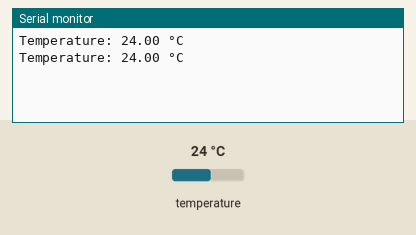
Simulated run of this sketch. Board: Arduino Uno, built with avr-gcc and run on an emulated ATmega328P. Shown: the last lines printed to the serial monitor. The test bench sets the inputs (shaded band); at power-on: temperature 24 °C.

Above: at 3.3 s.
3.4 s: temperature set to 12 °C
At 5.1 s:
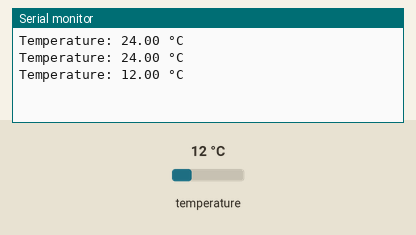
5.9 s: temperature set to 19 °C
At 7.5 s:
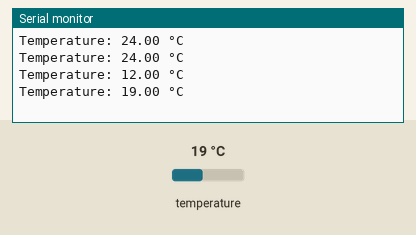
Timing chart, 0 to 9.0 s (numbered marks = the images above; inputs shaded):
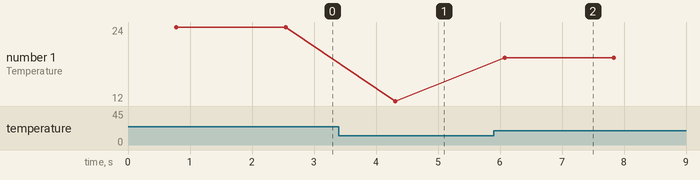

Measured:
- after the input at 3.4 s, the serial monitor: prints a new line after 0.91 s (image 1)
- after the input at 5.9 s, the serial monitor: prints a new line after 0.17 s (image 2)
- plotted number 1: 24 → 12 after the input at 3.4 s, 12 → 19 after the input at 5.9 s

The sketch:

iot_practical10.ino
```cpp
/*

10. Write a program read the temperature sensor and send the values to the serial
monitor on the computer

*/

#include <OneWire.h>
#include <DallasTemperature.h>

// Data wire is connected to pin 2 on the Arduino
#define ONE_WIRE_BUS 2

// Setup a oneWire instance to communicate with any OneWire devices
OneWire oneWire(ONE_WIRE_BUS);

// Pass our oneWire reference to Dallas Temperature sensor
DallasTemperature sensors(&oneWire);

void setup() {
  // Start serial communication at 9600 baud rate
  Serial.begin(9600);

  // Initialize the DS18B20 temperature sensor
  sensors.begin();
}

void loop() {
  // Request temperature readings from all DS18B20 sensors
  sensors.requestTemperatures();

  // Get the temperature value in Celsius
  float temperatureC = sensors.getTempCByIndex(0);

  // Check if the temperature reading is valid (not -127 degrees Celsius)
  if (temperatureC != -127.00) {
    // Print the temperature value to the serial monitor
    Serial.print("Temperature: ");
    Serial.print(temperatureC);
    Serial.println(" °C");
  } else {
    // Print an error message if the temperature reading is invalid
    Serial.println("Error: Unable to read temperature");
  }

  // Delay for a short interval before taking another reading
  delay(1000); // Adjust the delay time as needed
}
```
